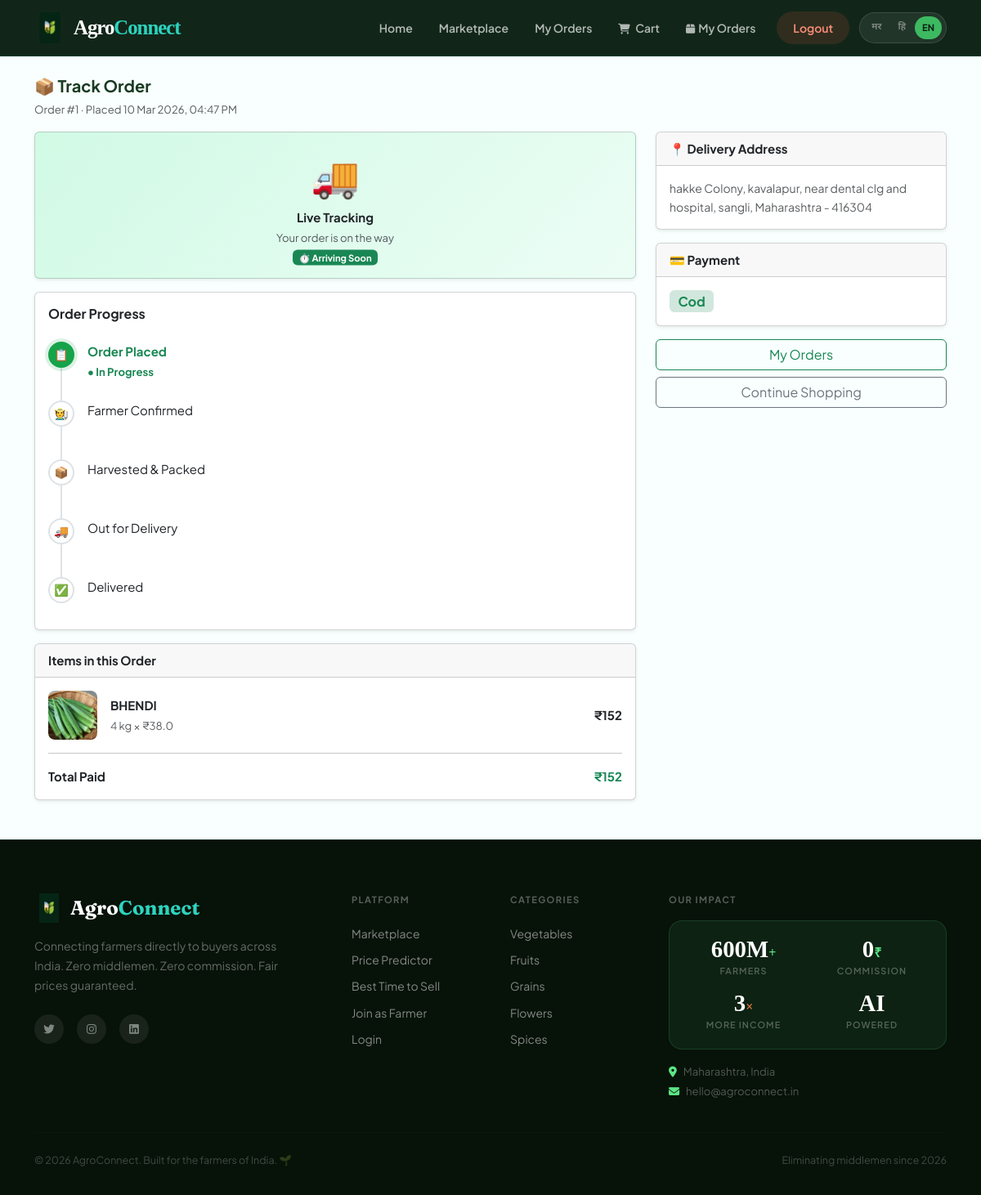
Screenshot of /order/track/1 (signed in) with the database file from the repository.
### models.py (models this page shows)
class Order(db.Model):
    __tablename__ = 'orders'
    order_id         = db.Column(db.Integer, primary_key=True)
    order_group_id   = db.Column(db.String(20))          # groups cart items in one checkout
    buyer_id         = db.Column(db.Integer, db.ForeignKey('users.user_id'), nullable=False)
    farmer_id        = db.Column(db.Integer, db.ForeignKey('users.user_id'), nullable=False)
    product_id       = db.Column(db.Integer, db.ForeignKey('products.product_id'), nullable=False)
    quantity         = db.Column(db.Float)
    total_price      = db.Column(db.Float)
    delivery_address = db.Column(db.Text)
    payment_method   = db.Column(db.String(30), default='cod')
    status           = db.Column(db.String(20), default='confirmed')
    created_at       = db.Column(db.DateTime, default=datetime.utcnow)
    buyer   = db.relationship('User', foreign_keys=[buyer_id])
    farmer  = db.relationship('User', foreign_keys=[farmer_id])
    product = db.relationship('Product', foreign_keys=[product_id])

class Product(db.Model):
    __tablename__ = 'products'
    product_id  = db.Column(db.Integer, primary_key=True)
    farmer_id   = db.Column(db.Integer, db.ForeignKey('users.user_id'), nullable=False)
    crop_name   = db.Column(db.String(100), nullable=False)
    category    = db.Column(db.String(50))
    quantity    = db.Column(db.Float)
    unit        = db.Column(db.String(20))
    price       = db.Column(db.Float)
    mrp         = db.Column(db.Float, nullable=True)   # MRP / original price
    description = db.Column(db.Text)
    image       = db.Column(db.String(200), default='default.jpg')
    status      = db.Column(db.String(20), default='available')
    created_at  = db.Column(db.DateTime, default=datetime.utcnow)
    farmer      = db.relationship('User', foreign_keys=[farmer_id])

### routes/buyer.py (the view)
@buyer.route('/order/track/<int:order_id>')
@buyer_required
def order_track(order_id):
    order = Order.query.filter_by(order_id=order_id, buyer_id=session['user_id']).first_or_404()
    status_steps = [
        ('confirmed',        'Order Placed',       '📋'),
        ('farmer_confirmed', 'Farmer Confirmed',   '🧑‍🌾'),
        ('packed',           'Harvested & Packed', '📦'),
        ('out_for_delivery', 'Out for Delivery',   '🚚'),
        ('delivered',        'Delivered',          '✅'),
    ]
    current_step = next(
        (i for i, (key, _, _) in enumerate(status_steps) if key == order.status), 0
    )
    return render_template('buyer/order_tracking.html',
        order=order, status_steps=status_steps, current_step=current_step)

### routes/buyer.py (called while the page is built)
def buyer_required(f):
    @wraps(f)
    def decorated(*args, **kwargs):
        if 'user_id' not in session or session.get('user_role') != 'buyer':
            flash('Please login as buyer.', 'danger')
            return redirect(url_for('auth.login'))
        return f(*args, **kwargs)
    return decorated

### translations.py (called while the page is built)
def t(key, lang='en'):
    entry = TRANSLATIONS.get(key, {})
    return entry.get(lang) or entry.get('en') or key

### templates/buyer/order_tracking.html (shortened to what this page needs)
{% extends 'base.html' %}
{% block content %}
<div class="container mt-4 mb-5">
  <h5 class="fw-bold mb-1">📦 Track Order</h5>
  <small class="text-muted">Order #{{ order.order_id }} · Placed {{ order.created_at.strftime('%d %b %Y, %I:%M %p') }}</small>
  <div class="row mt-3">
    <div class="col-lg-8">
      <div class="card shadow-sm mb-3" style="height:180px;background:linear-gradient(135deg,#d1fae5,#ecfdf5);position:relative;overflow:hidden;">
        <div style="position:absolute;top:50%;left:50%;transform:translate(-50%,-50%);text-align:center;">
          <div style="font-size:48px;">🚚</div>
          <div class="fw-bold">Live Tracking</div>
          <small class="text-muted">Your order is on the way</small><br>
          <span class="badge bg-success mt-1">⏱️ Arriving Soon</span>
        </div>
      </div>
      <div class="card shadow-sm mb-3">
        <div class="card-body">
          <h6 class="fw-bold mb-4">Order Progress</h6>
          {% for key, label, icon in status_steps %}
          {% set done = loop.index0 <= current_step %}
          {% set active = loop.index0 == current_step %}
          <div class="d-flex gap-3">
            <div class="d-flex flex-column align-items-center">
              <div style="width:32px;height:32px;border-radius:50%;
                          background:{{ '#16a34a' if done else '#fff' }};
                          border:2px solid {{ '#16a34a' if done else '#dee2e6' }};
                          display:flex;align-items:center;justify-content:center;
                          font-size:14px;color:{{ '#fff' if done else '#9ca3af' }};
                          {{ 'box-shadow:0 0 0 4px rgba(22,163,74,.15);' if active else '' }}
                          z-index:1;position:relative;flex-shrink:0;">
                {{ '✓' if done and not active else icon }}
              </div>
              {% if not loop.last %}
              <div style="width:2px;height:40px;background:{{ '#16a34a' if loop.index0 < current_step else '#dee2e6' }};"></div>
              {% endif %}
            </div>
            <div class="pb-4">
              <div class="fw-{{ 'bold' if done else 'normal' }} {{ 'text-success' if active else '' }}">{{ label }}</div>
              {% if active %}
              <small class="text-success fw-bold">● In Progress</small>
              {% endif %}
            </div>
          </div>
          {% endfor %}
        </div>
      </div>
      <div class="card shadow-sm">
        <div class="card-header fw-bold">Items in this Order</div>
        <div class="card-body">
          <div class="d-flex align-items-center gap-3">
            <img src="{{ url_for('static', filename='images/' ~ (order.product.image or 'logo.png')) }}"
                 style="width:60px;height:60px;object-fit:cover;border-radius:8px;"
                 onerror="this.src='/static/images/logo.png'">
            <div class="flex-grow-1">
              <div class="fw-bold">{{ order.product.crop_name }}</div>
              <small class="text-muted">{{ order.quantity|int }} {{ order.product.unit or 'kg' }} × ₹{{ order.product.price }}</small>
            </div>
            <div class="fw-bold">₹{{ order.total_price|int }}</div>
          </div>
          <hr>
          <div class="d-flex justify-content-between fw-bold">
            <span>Total Paid</span>
            <span class="text-success">₹{{ order.total_price|int }}</span>
          </div>
        </div>
      </div>
    </div>
    <div class="col-lg-4">
      <div class="card shadow-sm mb-3">
        <div class="card-header fw-bold">📍 Delivery Address</div>
        <div class="card-body text-muted" style="font-size:14px;">{{ order.delivery_address }}</div>
      </div>
      <div class="card shadow-sm mb-3">
        <div class="card-header fw-bold">💳 Payment</div>
        <div class="card-body">
          <span class="badge bg-success-subtle text-success fs-6 text-capitalize">{{ order.payment_method or 'COD' }}</span>
        </div>
      </div>
      <div class="d-flex flex-column gap-2">
        <a href="{{ url_for('buyer.my_orders') }}" class="btn btn-outline-success">My Orders</a>
        <a href="{{ url_for('buyer.marketplace') }}" class="btn btn-outline-secondary">Continue Shopping</a>
      </div>
    </div>
  </div>
</div>
{% endblock %}

### static/css/style.css (style rules this page uses)
*, *::before, *::after { box-sizing: border-box; margin: 0; padding: 0; }
html { scroll-behavior: smooth; }
:root { --mint-50: #f0fdf4; --mint-100: #dcfce7; --mint-200: #bbf7d0; --mint-300: #86efac; --mint-400: #4ade80; --mint-500: #22c55e; --mint-600: #16a34a; --mint-700: #15803d; --accent: #2dd4bf; --accent-2: #14b8a6; --accent-3: #0d9488; --accent-glow: rgba(45,212,191,0.22); --accent-pale: rgba(45,212,191,0.10); --accent-rim: rgba(45,212,191,0.28); --green: #22c55e; --green-2: #16a34a; --green-pale: rgba(34,197,94,0.10); --page-bg: #f8fffe; --panel-bg: #ffffff; --hdr-bg: #0a1f12; --hdr-2: #0d2a18; --txt-900: #0a1f12; --txt-700: #1a3a22; --txt-500: #3d6650; --txt-400: #5a7a65; --txt-300: #8aab92; --txt-200: #b0ccb8; --txt-100: #d4e8da; --s-green: #22c55e; --s-amber: #f59e0b; --s-blue: #3b82f6; --s-red: #ef4444; --s-purple: #a855f7; --s-teal: #14b8a6; --bg-green: #f0fdf4; --bg-amber: #fffbeb; --bg-blue: #eff6ff; --bg-red: #fef2f2; --bg-teal: #f0fdfa; --bg-purple: #faf5ff; --border: #e2f0e6; --border-2: #c8e0ce; --border-accent: rgba(45,212,191,0.30); --sh-xs: 0 1px 3px rgba(10,31,18,0.06); --sh-sm: 0 2px 8px rgba(10,31,18,0.08); --sh-md: 0 4px 16px rgba(10,31,18,0.10); --sh-lg: 0 8px 28px rgba(10,31,18,0.12); --sh-xl: 0 16px 48px rgba(10,31,18,0.14); --sh-mint: 0 6px 24px rgba(45,212,191,0.28); --sh-green: 0 6px 20px rgba(34,197,94,0.28); --r-xs: 6px; --r-sm: 10px; --r-md: 14px; --r-lg: 18px; --r-xl: 24px; --r-pill: 100px; --ease: cubic-bezier(.4,0,.2,1); --bg-0:#040c06; --bg-1:#081410; --bg-2:#0d1f14; --g1:#72e89a; --g2:#4cce72; --g3:#35a058; --g4:#236e3c; --g-glow:rgba(114,232,154,.20); --g-pale:rgba(114,232,154,.08); --ink:#0a1f12; --ink-4:rgba(10,31,18,0.45); --field:#22c55e; --field-2:#2dd4bf; --amber:#f59e0b; --orange:#f97316; --red:#ef4444; --blue:#3b82f6; --purple:#a855f7; --t1:#0a1f12; --t2:rgba(10,31,18,.68); --t3:rgba(10,31,18,.40); --shadow-sm:0 2px 8px rgba(10,31,18,.08); --shadow-md:0 4px 16px rgba(10,31,18,.10); --radius-sm:10px; --radius-md:14px; --radius-lg:18px; --radius-pill:100px; --sh-btn: 0 6px 20px rgba(34,197,94,0.30); }
body { font-family: 'Plus Jakarta Sans', sans-serif; background: var(--page-bg); color: var(--txt-700); font-size: 0.9375rem; line-height: 1.6; -webkit-font-smoothing: antialiased; }

### rows the page displays
Order: order_id "1", created_at "10 Mar 2026, 04:47 PM", quantity "4", total_price "152", delivery_address "hakke Colony, kavalapur, near dental clg and hospital, sangli, Maharashtra - 416304", payment_method "Cod"
Product: image (picture), product.crop_name "BHENDI", product "kg", product.price "38.0"

### other values shown
{{ t('nav_home') }} "Home"
{{ t('nav_marketplace') }} "Marketplace"
{{ t('nav_my_orders') }} "My Orders"
{{ t('nav_cart') }} "Cart"
{{ t('nav_logout') }} "Logout"
{{ '✓' if done and not active else icon }} "📋" "🧑‍🌾" "📦" "🚚" "✅"
{{ label }} "Order Placed" "Farmer Confirmed" "Harvested & Packed" "Out for Delivery" "Delivered"
{{ t('footer_tagline') }} "Connecting farmers directly to buyers across India. Zero middlemen. Zero commission. Fair prices guaranteed."
{{ t('nav_price') }} "Price Predictor"
{{ t('nav_best_time') }} "Best Time to Sell"
{{ t('nav_login') }} "Login"
{{ cat|capitalize }} "Vegetables" "Fruits" "Grains" "Flowers" "Spices"
{{ t('footer_copy') }} "© 2026 AgroConnect. Built for the farmers of India. 🌱"
